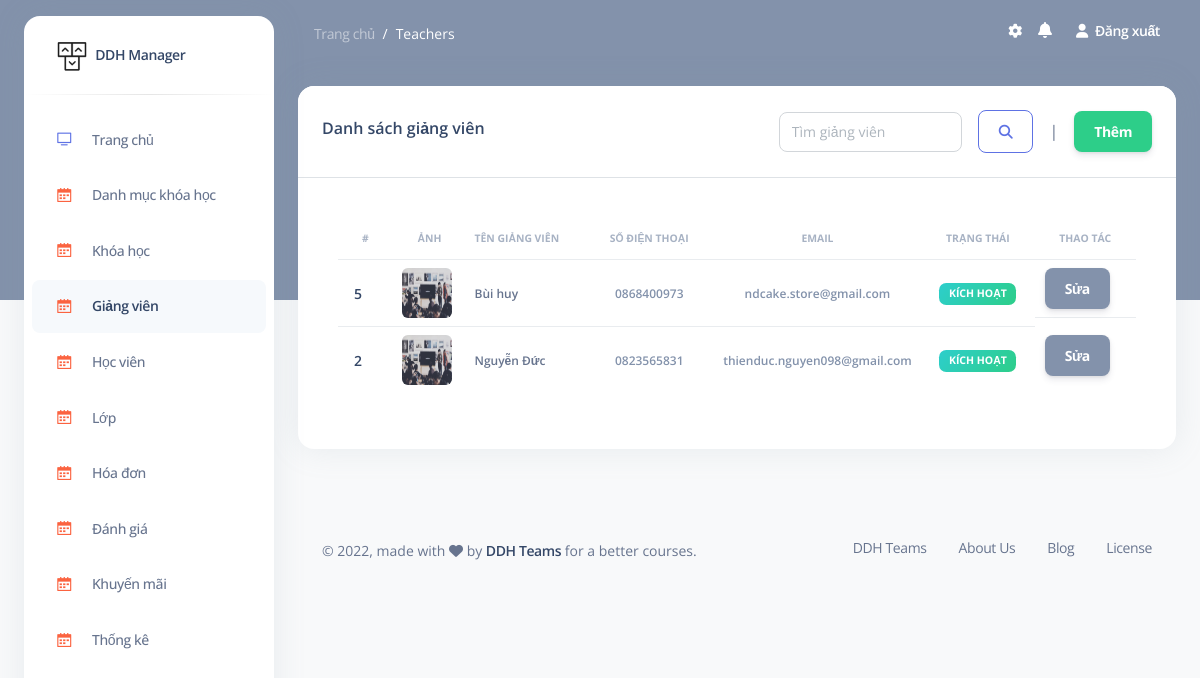
/admin/teachers (signed in), run on an earlier commit of the app's database.
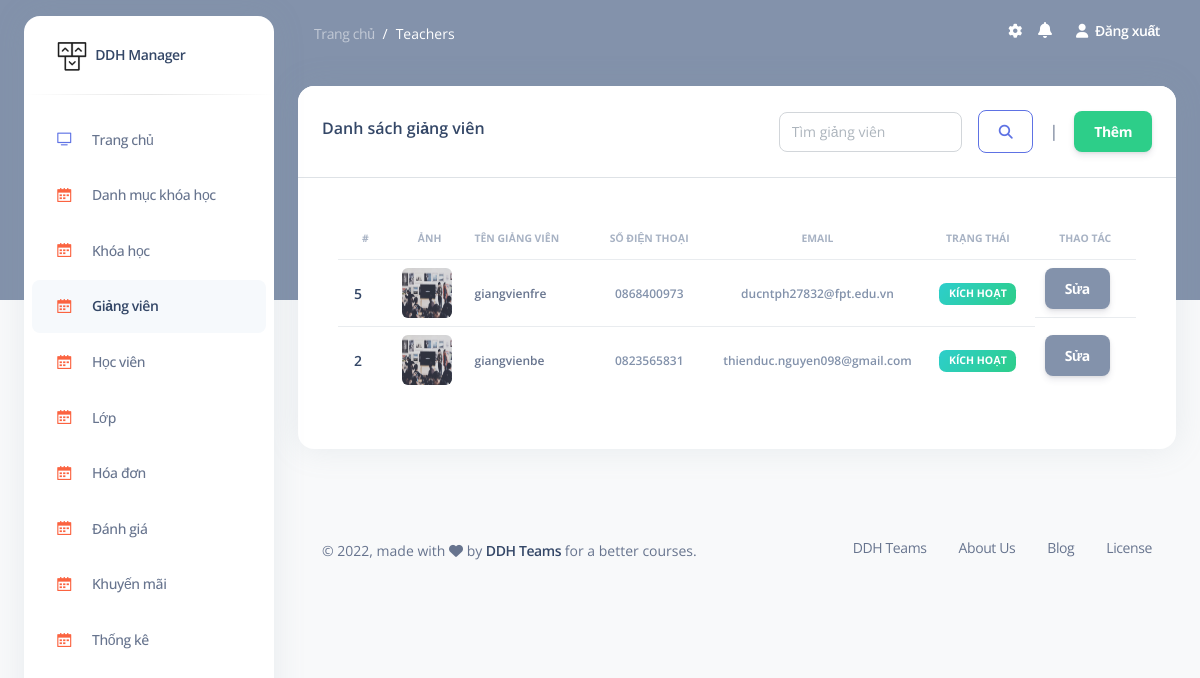
And on a later commit of the database.
### tables this page shows
CREATE TABLE `teachers` (
                            `id` int NOT NULL,
                            `name_teacher` varchar(255) DEFAULT NULL,
                            `email_teacher` varchar(255) DEFAULT NULL,
                            `phone_teacher` varchar(255) DEFAULT NULL,
                            `password_teacher` varchar(255) DEFAULT NULL,
                            `image_teacher` varchar(255) DEFAULT NULL,
                            `about_teacher` text,
                            `scope_teacher` text,
                            `role` tinyint DEFAULT '0',
                            `created_at` timestamp NULL DEFAULT NULL,
                            `updated_at` timestamp NULL DEFAULT NULL,
                            `status_teacher` tinyint DEFAULT '0'
);

### models/admin/teachers.php (called while the page is built, shortened)
<?php
    function teacher_read(){
        $sql = "SELECT * FROM `teachers` ORDER BY id DESC";
        return query($sql);
    }
?>

### models/process_db.php (called while the page is built, shortened)
<?php
    function connect(){
        $conn = null;
        try {
            $conn = new PDO("mysql:host=".DB_HOST.";dbname=".DB_NAME."", DB_USER, DB_PASS);
            $conn->setAttribute(PDO::ATTR_ERRMODE, PDO::ERRMODE_EXCEPTION);
        }catch(PDOException $e){
            echo "Connection failed: " . $e->getMessage();
        }
        return $conn;
    }
    function query($sql){
        $sql_args = array_slice(func_get_args(), 1);
        try {
            $stmt = connect()->prepare($sql);
            $stmt->execute($sql_args);
            $rows = $stmt->fetchAll();
            return $rows;
        } catch (PDOException $e) {
            throw $e;
        }
    }
?>

### views/admin/teachers/read.php (the view, shortened to what the changed rows need)
<section class="container-fluid py-4">
    <div class="row">
        <div class="col-12">
            <div class="card mb-4">
                <div class="card-body ">
                    <div class="table-responsive p-3">
                        <table class="table align-items-center " id="examplee">
                            <thead>
                            <tr>
                                <th class="text-uppercase text-secondary text-xxs font-weight-bolder opacity-7">#</th>
                                <th class="text-uppercase text-secondary text-xxs font-weight-bolder opacity-7">Ảnh</th>
                                <th class="text-uppercase text-secondary text-xxs font-weight-bolder opacity-7 ps-2">Tên giảng viên</th>
                                <th class="text-center text-uppercase text-secondary text-xxs font-weight-bolder opacity-7">Số điện thoại</th>
                                <th class="text-center text-uppercase text-secondary text-xxs font-weight-bolder opacity-7">Email</th>
                                <th class="text-center text-uppercase text-secondary text-xxs font-weight-bolder opacity-7">Trạng thái</th>
                                <th class="text-center text-uppercase text-secondary text-xxs font-weight-bolder opacity-7">Thao tác</th>
                            </tr>
                            </thead>
                            <tbody>
                            <?php if(!empty($read_teacher)){ ?>
                                <?php foreach ($read_teacher as $keys => $values): ?>
                                    <tr>
                                        <td>
                                            <div class="d-flex px-2 py-1">
                                                <div class="d-flex flex-column justify-content-center">
                                                    <h6 class="mb-0 text-sm"><?= $values['id'] ?></h6>
                                                </div>
                                            </div>
                                        </td>
                                        <td><p class="text-xs font-weight-bold mb-0">
                                                <img src="<?= $dir_img.$values['image_teacher'] ?>" alt="" width="50px" height="50px" class="rounded">
                                        </td>
                                        <td><p class="text-xs font-weight-bold mb-0"><?= $values['name_teacher'] ?></p></td>
                                        <td class="align-middle text-center">
                                            <span class="text-secondary text-xs font-weight-bold"><?= $values['phone_teacher'] ?></span>
                                        </td>
                                        <td class="align-middle text-center">
                                            <span class="text-secondary text-xs font-weight-bold"><?= $values['email_teacher'] ?></span>
                                        </td>
                                        <td class="align-middle text-center text-sm">
                                            <?=
                                            $values['status_teacher'] == 0
                                                ? '<span class="badge badge-sm bg-gradient-success">Kích hoạt</span>'
                                                : '<span class="badge badge-sm bg-gradient-danger">Cấm</span>'
                                            ?>
                                        </td>
                                        <td class="align-middle text-center d-flex justify-content-center align-items-center">
                                            <span class="text-secondary text-xs font-weight-bold"><a class="btn btn-secondary m-0" href="<?= TEACHERS ?>/update/<?= $values['id'] ?>">Sửa</a></span>&emsp;
                                        </td>
                                    </tr>
                                <?php endforeach; ?>
                            <?php } ?>
                            </tbody>
                        </table>
                    </div>
                </div>
            </div>
        </div>
    </div>
</section>

What changed in the data, as far as the page shows it:
changed teachers id 5: name_teacher "Bùi huy" → "giangvienfre"; email_teacher "ndcake.store@gmail.com" → "ducntph27832@fpt.edu.vn"
changed teachers "thienduc.nguyen098@gmail.com": name_teacher "Nguyễn Đức" → "giangvienbe"
